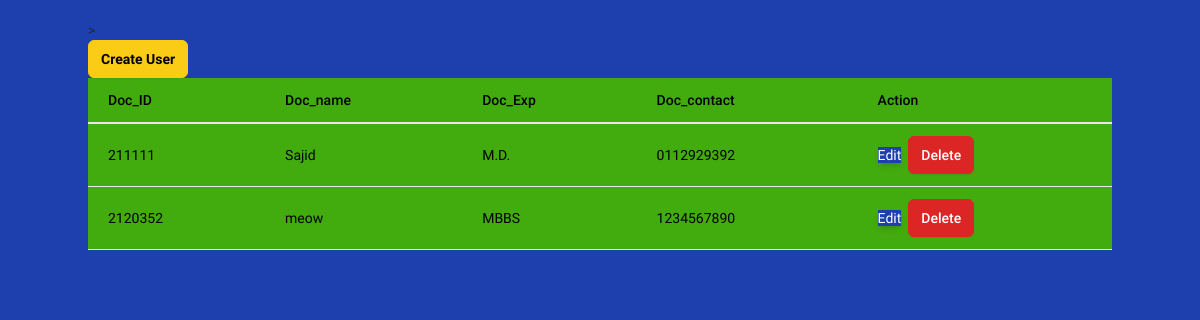
The app's page /DOCTORLIST.php with its own data.
### tables this page shows
CREATE TABLE `doctor` (
  `Doc_ID` varchar(55) NOT NULL,
  `Doc_name` varchar(55) DEFAULT NULL,
  `Doc_Exp` varchar(55) DEFAULT NULL,
  `Doc_contact` varchar(55) DEFAULT NULL
);

### DOCTORLIST.php (the view, shortened to what this page needs)
<?php
include "db.php";
$sql = "SELECT Doc_ID, Doc_name, Doc_Exp,Doc_contact FROM doctor";
$result = $conn->query($sql);
?>
<!DOCTYPE html>
<html lang="en" class="light">
    <head>
        <link rel="stylesheet" href="dist/css/app.css" />
    </head>
    <body class="py-5">
    <div class="container">
    <table class="table" style="background-color:#42AB0E;color:black;">>
    <thead>
    <tr>
        <th>Doc_ID</th>
        <th>Doc_name</th>
        <th>Doc_Exp</th>
        <th>Doc_contact</th>
        <th>Action</th>
    </tr>
    </thead>
    <tbody>
        <?php
            if ($result->num_rows > 0) {
                while ($row = $result->fetch_assoc()) {
        ?>
                    <tr>
                    <td><?php echo $row['Doc_ID']; ?></td>
                    <td><?php echo $row['Doc_name']; ?></td>
                    <td><?php echo $row['Doc_Exp']; ?></td>
                    <td><?php echo $row['Doc_contact']; ?></td>
                    <td>
                        <a class="btn-elevated-primary" href="update.php?Doc_ID=<?php echo $row['Doc_ID']; ?>">Edit</a>&nbsp;
                        <a class="btn btn-danger" href="delete-user.php?Doc_ID=<?php echo $row['Doc_ID']; ?>">Delete</a>
                    </td>
                    </tr>
        <?php   }
            }
        ?>
    </tbody>
    </div>
    <div>    <a style="color:black;" class="btn btn-warning" href="UpdateProfile.php"><b>Create User</b></a>
</div>
    </body>
</html>

### records on screen
doctor: Doc_ID "211111", Doc_name "Sajid", Doc_Exp "M.D.", Doc_contact "0112929392"
doctor: Doc_ID "2120352", Doc_name "meow", Doc_Exp "MBBS", Doc_contact "1234567890"
